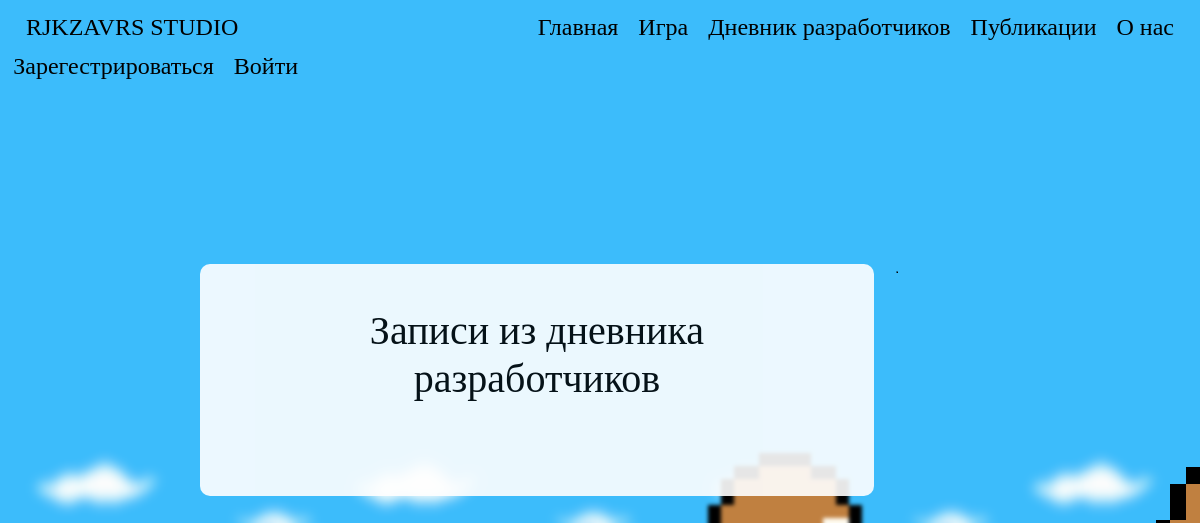
The app's page /DevelopersDiary/, older data.
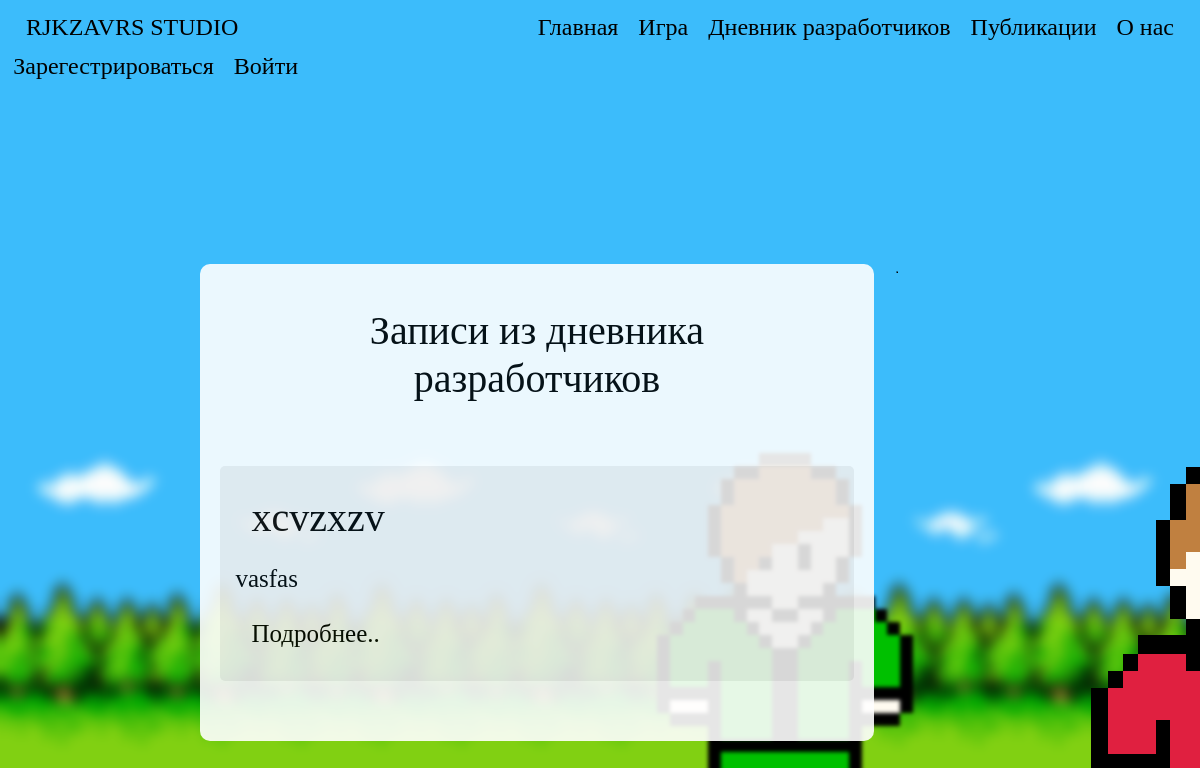
The same page, newer data.
### data/developers_diary.py (models this page shows, shortened)
class DevelopersDiary(SqlAlchemyBase, SerializerMixin):
    __tablename__ = 'developers_diary'
    id = sqlalchemy.Column(sqlalchemy.Integer, primary_key=True, autoincrement=True)
    header = sqlalchemy.Column(sqlalchemy.String, nullable=True)
    body = sqlalchemy.Column(sqlalchemy.String, nullable=True)
    good_marks = sqlalchemy.Column(sqlalchemy.Integer, nullable=True, default=0)
    bad_marks = sqlalchemy.Column(sqlalchemy.Integer, nullable=True, default=0)
    created_date = sqlalchemy.Column(sqlalchemy.DateTime, default=datetime.now())
    comments = orm.relation('Comments')
    availability_status = sqlalchemy.Column(sqlalchemy.Integer, nullable=True, default=0)
    author_id = sqlalchemy.Column(sqlalchemy.Integer, sqlalchemy.ForeignKey("user.id"))
    author = orm.relation('User')

### run.py (the view)
@app.route("/DevelopersDiary/")
def list_developers_diary():
    status = 0
    if current_user.is_authenticated:
        status = current_user.status + 1
    session = db_session.create_session()
    ds_diary = session.query(DevelopersDiary).all()
    session.close()
    return render_template("/DevelopersDiarys.html", ds_diary=ds_diary, status=status, user=current_user,
                           style=url_for('static', filename='css/style.css'),
                           bgimg=get_image_profile(current_user))

### data/db_session.py (called while the page is built)
def create_session() -> Session:
    global __factory
    return __factory()

### run.py (called while the page is built)
def get_image_profile(user):
    bg_img = 1
    if user.is_authenticated:
        bg_img = user.background_image_id + 1
    return url_for('static', filename=f'img/background_img_{bg_img}.png')

### templates/DevelopersDiarys.html (shortened to what this page needs)
{% extends "base.html" %}
{% block content %}
<div class="title">
    {% if status >= 2%}
    <div class="navbar">
        <div>
            <h1 class="title-text">Записи из дневника разработчиков</h1>
        </div>
        <div>
            <a href="/DevelopersDiaryAdd" class="btn btn-warning diary-text">Добавить новость</a>
        </div>
    </div>
    {% else %}
    <div class="navbar">
        <h1 class="title-text">Записи из дневника разработчиков</h1>
    </div>
    {% endif %}
</div>
<div>
    {% for publication in ds_diary %}
    {% if status >= publication.availability_status %}
    <div class="publication-block-header">
        <div class="right-column-block">
            <div class="navbar">
                <div class="diary-left-title">
                    <h1 class="diary-title">
                        {{publication.header}}
                    </h1>
                </div>
            </div>
            <div>
                <p class="diary-text">
                    {{publication.body.split("\n")[0]}}
                </p>
            </div>
            <div class="navbar">
                <div>
                    <a href="/DevelopersDiaryPublication/{{publication.id}}">
                        <p class="diary-text">Подробнее..</p>
                    </a>
                </div>
            </div>
        </div>
    </div>
    {% endif %}
    {% endfor %}
</div>
{% endblock %}

Row changes from the older to the newer data that the page shows:
now on this page (row edited): DevelopersDiary: header "xcvzxzv", body "vasfas"
